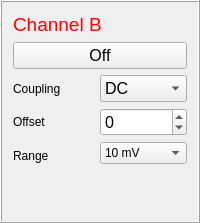
          <widget class="QFrame" name="frame_10">
           <property name="minimumSize">
            <size>
             <width>190</width>
             <height>140</height>
            </size>
           </property>
           <property name="frameShape">
            <enum>QFrame::Box</enum>
           </property>
           <property name="frameShadow">
            <enum>QFrame::Raised</enum>
           </property>
           <layout class="QGridLayout" name="gridLayout_6">
            <item row="2" column="0">
             <layout class="QHBoxLayout" name="horizontalLayout_3">
              <property name="sizeConstraint">
               <enum>QLayout::SetMinimumSize</enum>
              </property>
              <property name="leftMargin">
               <number>0</number>
              </property>
              <item>
               <layout class="QVBoxLayout" name="verticalLayout_13">
                <item>
                 <widget class="QLabel" name="label_20">
                  <property name="minimumSize">
                   <size>
                    <width>65</width>
                    <height>20</height>
                   </size>
                  </property>
                  <property name="toolTip">
                   <string>Time between two divisons</string>
                  </property>
                  <property name="text">
                   <string>&lt;html&gt;&lt;head/&gt;&lt;body&gt;&lt;p&gt;Coupling&lt;/p&gt;&lt;/body&gt;&lt;/html&gt;</string>
                  </property>
                 </widget>
                </item>
                <item>
                 <widget class="QLabel" name="label_21">
                  <property name="minimumSize">
                   <size>
                    <width>65</width>
                    <height>20</height>
                   </size>
                  </property>
                  <property name="toolTip">
                   <string>Time between two divisons</string>
                  </property>
                  <property name="text">
                   <string>&lt;html&gt;&lt;head/&gt;&lt;body&gt;&lt;p&gt;Offset&lt;/p&gt;&lt;/body&gt;&lt;/html&gt;</string>
                  </property>
                 </widget>
                </item>
                <item>
                 <widget class="QLabel" name="label_15">
                  <property name="text">
                   <string>Range</string>
                  </property>
                 </widget>
                </item>
               </layout>
              </item>
              <item>
               <layout class="QVBoxLayout" name="verticalLayout_14">
                <item>
                 <widget class="QComboBox" name="ChannelBCouplingComboBox">
                  <property name="minimumSize">
                   <size>
                    <width>45</width>
                    <height>25</height>
                   </size>
                  </property>
                  <property name="font">
                   <font>
                    <pointsize>12</pointsize>
                    <weight>50</weight>
                    <bold>false</bold>
                   </font>
                  </property>
                  <item>
                   <property name="text">
                    <string>DC</string>
                   </property>
                  </item>
                  <item>
                   <property name="text">
                    <string>AC</string>
                   </property>
                  </item>
                 </widget>
                </item>
                <item>
                 <widget class="QSpinBox" name="ChannelBOffsetSpinBox">
                  <property name="minimumSize">
                   <size>
                    <width>45</width>
                    <height>0</height>
                   </size>
                  </property>
                  <property name="font">
                   <font>
                    <pointsize>12</pointsize>
                    <weight>50</weight>
                    <bold>false</bold>
                   </font>
                  </property>
                  <property name="toolTip">
                   <string>Time between two divisons</string>
                  </property>
                  <property name="minimum">
                   <number>-200000</number>
                  </property>
                  <property name="maximum">
                   <number>20000</number>
                  </property>
                  <property name="singleStep">
                   <number>100</number>
                  </property>
                 </widget>
                </item>
                <item>
                 <widget class="QComboBox" name="ChBRangeBox">
                  <property name="currentText">
                   <string>10 mV</string>
                  </property>
                  <item>
                   <property name="text">
                    <string>10 mV</string>
                   </property>
                  </item>
                  <item>
                   <property name="text">
                    <string>20 mV</string>
                   </property>
                  </item>
                  <item>
                   <property name="text">
                    <string>50 mV</string>
                   </property>
                  </item>
                  <item>
                   <property name="text">
                    <string>100 mV</string>
                   </property>
                  </item>
                  <item>
                   <property name="text">
                    <string>200 mV</string>
                   </property>
                  </item>
                  <item>
                   <property name="text">
                    <string>500 mV</string>
                   </property>
                  </item>
                  <item>
                   <property name="text">
                    <string>1 V</string>
                   </property>
                  </item>
                  <item>
                   <property name="text">
                    <string>2 V</string>
                   </property>
                  </item>
                  <item>
                   <property name="text">
                    <string>5 V</string>
                   </property>
                  </item>
                  <item>
                   <property name="text">
                    <string>10 V</string>
                   </property>
                  </item>
                  <item>
                   <property name="text">
                    <string>20 V</string>
                   </property>
                  </item>
                  <item>
                   <property name="text">
                    <string>50 V</string>
                   </property>
                  </item>
                 </widget>
                </item>
                <item>
                 <widget class="QFrame" name="frame_11">
                  <property name="frameShape">
                   <enum>QFrame::StyledPanel</enum>
                  </property>
                  <property name="frameShadow">
                   <enum>QFrame::Raised</enum>
                  </property>
                 </widget>
                </item>
               </layout>
              </item>
             </layout>
            </item>
            <item row="0" column="0">
             <widget class="QLabel" name="label_19">
              <property name="text">
               <string>&lt;html&gt;&lt;head/&gt;&lt;body&gt;&lt;p&gt;&lt;span style=&quot; font-size:14pt; color:#ff0000;&quot;&gt;Channel B&lt;/span&gt;&lt;/p&gt;&lt;/body&gt;&lt;/html&gt;</string>
              </property>
             </widget>
            </item>
            <item row="1" column="0">
             <widget class="QPushButton" name="ChannelBButton">
              <property name="font">
               <font>
                <pointsize>12</pointsize>
                <weight>50</weight>
                <bold>false</bold>
               </font>
              </property>
              <property name="text">
               <string>Off</string>
              </property>
             </widget>
            </item>
            <item row="3" column="0">
             <spacer name="verticalSpacer_2">
              <property name="orientation">
               <enum>Qt::Vertical</enum>
              </property>
              <property name="sizeHint" stdset="0">
               <size>
                <width>20</width>
                <height>40</height>
               </size>
              </property>
             </spacer>
            </item>
           </layout>
          </widget>
